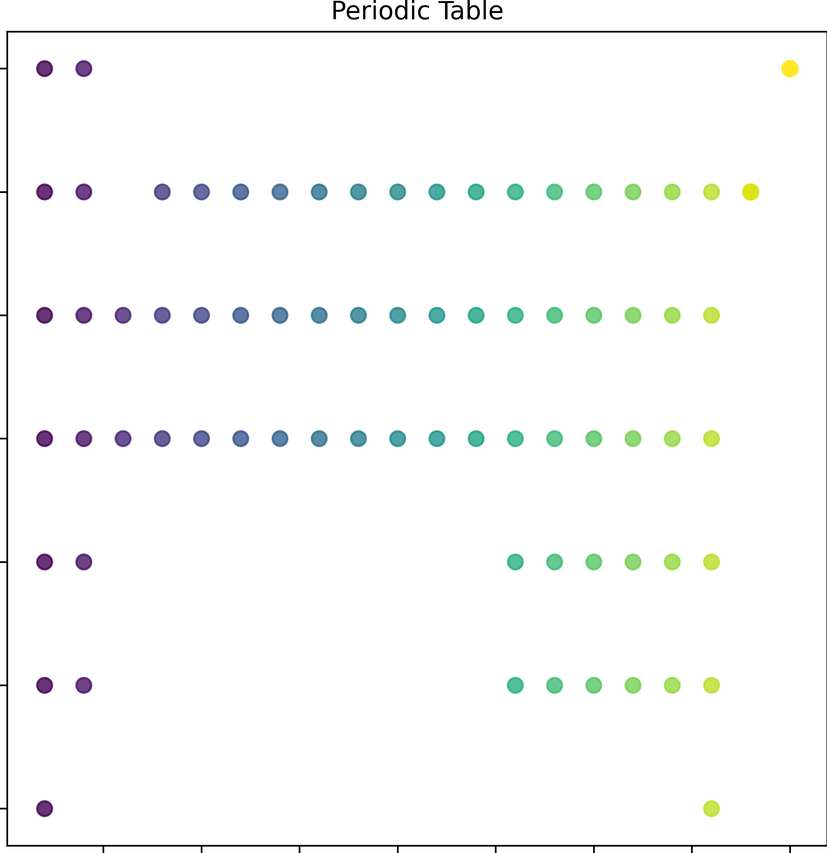
#> input picture 论文图/图2/组图/element_2d.png, 827 x 853 px, shrunk from 2736 x 2824 before the run
$ python concat.py
#> lines starting #> are read from the running program, lines starting #| are printed output that depends on the picture
import matplotlib.pyplot as plt
import matplotlib.image as mpimg

# 五张图片的路径列表
image_paths = ['element_2d.png', 'Isomap_Embedding.png', 'Multidimensional_scaling.png', 'Spectral_embedding_for_non-linear_dimensionality_reduction.png', 'T-distributed_Stochastic.png']
# 创建一个figure对象和一个包含五个subplot的axes对象数组
fig, axes = plt.subplots(1, 5, figsize=(15, 3))  # 设置figure的大小为(15, 3)，表示宽度为15英寸，高度为3英寸

# 在每个subplot中显示对应的图片
for i, ax in enumerate(axes):
    # 读取图片
    img = mpimg.imread(image_paths[i])
#> img is the input picture: shape (853, 827, 4) float32; mean R, G, B, A 0.978, 0.982, 0.98, 1
    # 显示图片
    ax.imshow(img)
    # 隐藏坐标轴
    ax.axis('off')

# 调整subplot之间的间距
plt.tight_layout()
plt.savefig('mds_embedding.pdf', bbox_inches='tight', pad_inches=0)
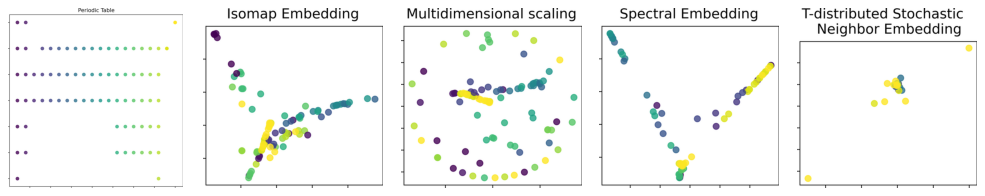
#> figure drawn by matplotlib, 5 panels
# 显示图形
plt.show()
